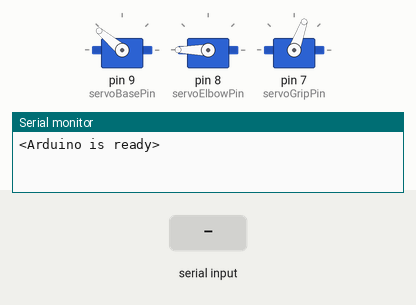
Recording of a sketch running on a simulated Arduino Mega 2560, built with avr-gcc and run on an emulated ATmega2560. On the bench: 3 × servo, the last lines printed to the serial monitor. Inputs (shaded band) come from the test bench.

Above: at 1.2 s.
1.3 s: "<Base,1>" received over Serial
At 1.84 s:
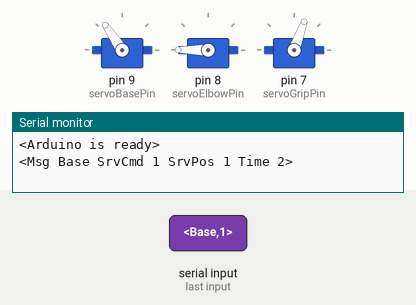
4.3 s: "<Elbow,1>" received over Serial
At 4.75 s:
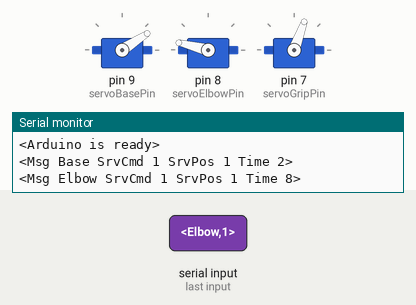
7.3 s: "<Grip,1>" received over Serial
At 10.2 s:
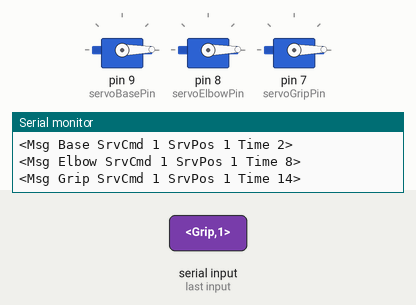
10.3 s: "<Base,150>" received over Serial
At 11.12 s:
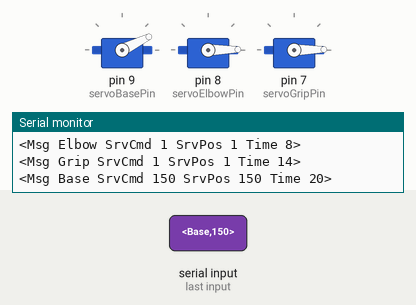
13.3 s: "<Elbow,150>" received over Serial
At 13.76 s:
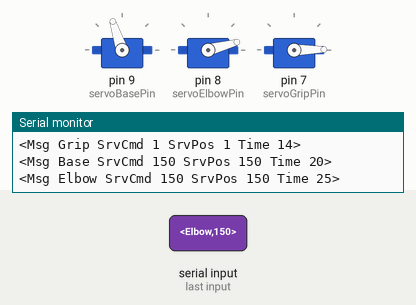
16.3 s: "<Grip,150>" received over Serial
At 18.9 s:
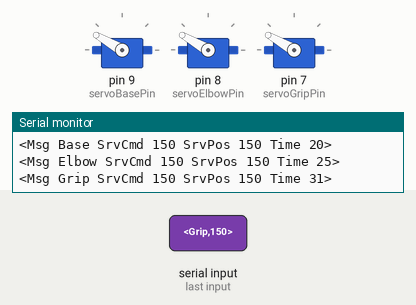
Timing chart, 0 to 20.3 s (numbered marks = the images above; inputs shaded):
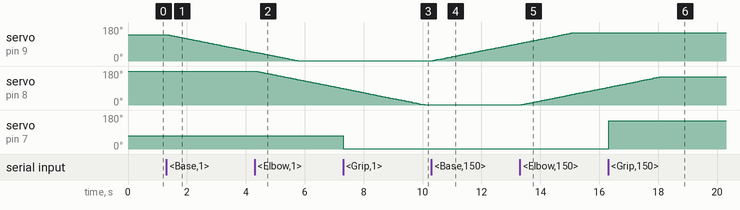

Measured:
- after the input at 1.3 s, servo on pin 9 (servoBasePin): moves from 140° to 47° over 2.9 s, starting at once
- after the input at 4.3 s, servo on pin 8 (servoElbowPin): moves from 180° to 88° over 2.9 s, starting at once
- after the input at 7.3 s, servo on pin 7 (servoGripPin): 70° → 1° at once
- after the input at 10.3 s, servo on pin 9 (servoBasePin): moves from 1° to 93° over 2.9 s, starting at once
- after the input at 13.3 s, servo on pin 8 (servoElbowPin): moves from 1° to 93° over 2.9 s, starting at once
- after the input at 16.3 s, servo on pin 7 (servoGripPin): 1° → 150° at once

The sketch:

serial_arm_control.ino
```cpp
// VarSpeedServo - Version: Latest

/*************************************************************

 *************************************************************

/* Comment this out to disable prints and save space */
//#define BLYNK_PRINT DebugSerial
// You could use a spare Hardware Serial on boards that have it (like Mega)
#include <SoftwareSerial.h>
//SoftwareSerial DebugSerial(2, 3); // RX, TX

#include <VarSpeedServo.h>
// Do not use Servo.h and VarSpeedServo.h at the same time, causes conflicts.

VarSpeedServo servoBase;
VarSpeedServo servoElbow;
VarSpeedServo servoGrip;

int angleBase = 140; // 100 and 40 initialize the arm straight down position
int angleElbow = 180; // 140 and 180 put it in "stow" position
int angleGrip = 70; //initialize gripper open (~20 is closed)

byte servoBasePin = 9;
byte servoElbowPin = 8;
byte servoGripPin = 7;

byte servoMin = 10;
byte servoMax = 170;
byte servoPosBase = 0;
byte servoPosElbow = 0;
byte servoPosGrip = 0;
byte newServoPos = servoMin;

const byte buffSize = 40;
char inputBuffer[buffSize];
const char startMarker = '<';
const char endMarker = '>';
byte bytesRecvd = 0;
boolean readInProgress = false;
boolean newDataFromPC = false;

char messageFromPC[buffSize] = {0};
int servoCommand = 0; // goal position of servo to move to

unsigned long curMillis;
unsigned long replyToPCinterval = 1000;

void setup()
{ // Debug console
  //DebugSerial.begin(9600);
  Serial.begin(9600);

  servoBase.attach(servoBasePin);// attach the signal pin of servo to arduino
  servoBase.write(angleBase);
  servoElbow.attach(servoElbowPin);// attach the signal pin of servo to arduino
  servoElbow.write(angleElbow);
  servoGrip.attach(servoGripPin);// attach the signal pin of servo to arduino
  servoGrip.write(angleGrip);

  // tell the PC we are ready
  Serial.println("<Arduino is ready>");

}

//=============

void loop() {

    curMillis = millis(); // current time in milliseconds since beginning of sketch
    getDataFromPC();
    updateServoPos();
    replyToPC();

}

//=============

void getDataFromPC() {

    // receive data from PC and save it into inputBuffer
    // Expects '<' and '>' as start and end markers, respectively.
  if(Serial.available() > 0) {

    char x = Serial.read();

      // the order of these IF clauses is significant

    if (x == endMarker) {
      readInProgress = false;
      newDataFromPC = true;
      inputBuffer[bytesRecvd] = 0;
      parseData();
    }

    if(readInProgress) {
      inputBuffer[bytesRecvd] = x;
      bytesRecvd ++;
      if (bytesRecvd == buffSize) {
        bytesRecvd = buffSize - 1;
      }
    }

    if (x == startMarker) {
      bytesRecvd = 0;
      readInProgress = true;
    }
  }
}


//=============

void parseData() {

    // split the data into its parts

  char * strtokIndx; // this is used by strtok() as an index

  strtokIndx = strtok(inputBuffer,","); // get the first part - the string
  strcpy(messageFromPC, strtokIndx); // copy it to messageFromPC

  strtokIndx = strtok(NULL, ",");
  servoCommand = atoi(strtokIndx);     // convert this part to an integer

}

//=============


void replyToPC() {
// creates a message & shows if data is parsed correctly
  if (newDataFromPC) {
    newDataFromPC = false;
    Serial.print("<Msg ");
    Serial.print(messageFromPC);
    Serial.print(" SrvCmd ");
    Serial.print(servoCommand);
    Serial.print(" SrvPos ");
    Serial.print(newServoPos);
    Serial.print(" Time ");
    Serial.print(curMillis >> 9); // divide by 512 is approx = half-seconds
    Serial.println(">");
  }
}

//============

void updateServoPos() {

  byte servoRange = servoMax - servoMin;
  //if (servoFraction >= 0 && servoFraction <= 1) {
   // newServoPos = servoMin + ((float) servoRange * servoFraction);
 // }
  newServoPos = servoCommand;
  // this illustrates using different inputs to call different functions
  if (strcmp(messageFromPC, "Base") == 0) {
    moveBase();
  }
  if (strcmp(messageFromPC, "Elbow") == 0) {
    moveElbow();
  }
  if (strcmp(messageFromPC, "Grip") == 0) {
    moveGrip();
  }

}

//=============

void moveBase() {
  if (servoPosBase != newServoPos) {
    servoPosBase = newServoPos;
    servoBase.write(servoPosBase,20);
  }
}

void moveElbow() {
  if (servoPosElbow != newServoPos) {
    servoPosElbow = newServoPos;
    servoElbow.write(servoPosElbow,20);
  }
}

void moveGrip() {
  if (servoPosGrip != newServoPos) {
    servoPosGrip = newServoPos;
    servoGrip.write(servoPosGrip);
  }
}
```
